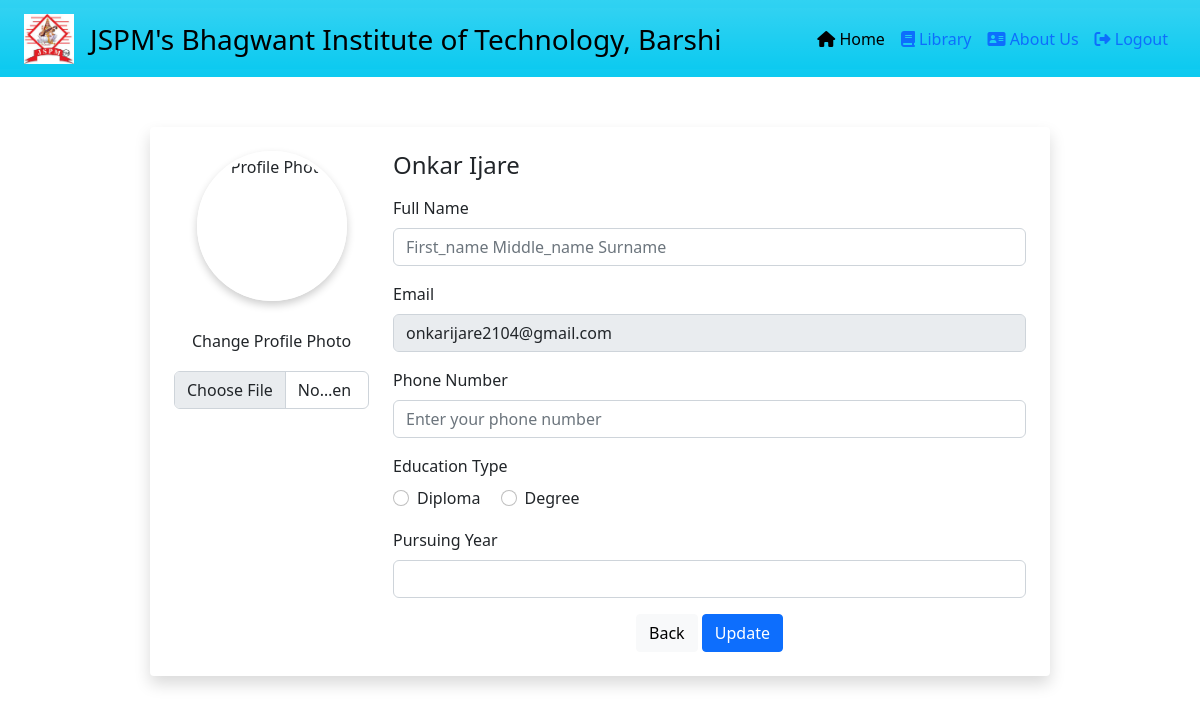
/profile/ (signed in), run on the app's committed database.
### accounts/models.py (models this page shows, shortened)
class User(AbstractBaseUser, PermissionsMixin):
    email = models.EmailField(unique=True)
    first_name = models.CharField(max_length=15, blank=True, default='')
    last_name = models.CharField(max_length=15, blank=True, default='')
    is_active = models.BooleanField(default=True)
    is_superuser = models.BooleanField(default=False)
    is_staff = models.BooleanField(default=False)
    date_joined = models.DateTimeField(default=timezone.now)
    last_login = models.DateTimeField(blank=True, null=True)
    objects = CustomUserManager()
    USERNAME_FIELD = 'email'
    REQUIRED_FIELDS = []
    class Meta:
        verbose_name = 'User'
        verbose_name_plural = 'Users'

### home/views.py (the view, shortened to what this page needs)
# urls.py: path('profile/', student_info, name="student_info"),
@login_required(login_url="/login/")
def student_info(request):
    user = request.user
    first_name = request.user.first_name
    last_name = request.user.last_name
    profile, created = StudentProfile.objects.get_or_create(user=user)
    context = {
        'first_name': first_name,
        'last_name': last_name,
        'full_name': profile.full_name,
        'email': user.email,
        'phone': profile.phone,
        'education_type': profile.education_type,
        'select_branch': profile.select_branch,
        'pursuing_year': profile.pursuing_year,
        'books_obtained': profile.books_obtained,
        'student_image': profile.student_image,
    }
    return render(request, 'homee/profile.html', context)

### home/templates/homee/profile.html (shortened to what this page needs)
{% extends "base.html" %}
{% block start %}
</head>
<body>
  <nav class="navbar sticky-top navbar-expand-lg t bg-info bg-gradient">
    <div class="container-fluid bg-info bg-gradient">
        <div class="navbar-brand">
            <img src="/static/photos/jspm.jpg" alt="Logo" width="50" height="50" class="d-inline-block align-text-top">
        </div>
        <a class="navbar-brand d-block text-center text-md-start" href="https://bitbarshi.edu.in/index.html">
            <span class="d-none d-sm-inline fs-3">JSPM's Bhagwant Institute of Technology, Barshi</span>
          </a>
        <div class="collapse navbar-collapse" id="navbarNav">
            <ul class="navbar-nav ms-auto">
                <li class="nav-item">
                    <a class="nav-link active" aria-current="page" href=" /"><i class="fa-solid fa-house"></i> Home</a>
                </li>
                <li class="nav-item">
                    <a class="nav-link" href="/books/"><i class="fa-solid fa-book"></i> Library</a>
                </li>
                <li class="nav-item">
                    <a class="nav-link" href="https://bitbarshi.edu.in/trust/index.html"><i class="fa-solid fa-address-card"></i> About Us</a>
                </li>
                {% if request.user.is_authenticated %}
                    <li class="nav-item">
                        <a class="nav-link" href="/logout/"><i class="fa-solid fa-right-from-bracket"></i> Logout </a>
                    </li>
                {% endif %}
            </ul>
        </div>
    </div>
</nav>
  <div class="container profile-container bg-white p-4 rounded shadow">
    <form method="post" enctype="multipart/form-data">
    <div class="row">
      <div class="col-md-3 text-center">
        <div class="d-flex flex-column align-items-center">
          <img src="/media/{{ student_image }}" class="profile-photo" id="profilePhotoPreview" alt="Profile Photo">
          <label for="profilePhoto" class="form-label mt-2">Change Profile Photo</label>
          <input type="file" class="form-control" id="profilePhoto" name="student_image" onchange="previewProfilePhoto(event)">
        </div>
      </div>
      <div class="col-md-9">
        <h4 class="mb-3">{{ first_name }} {{last_name}}</h4>
          <div class="mb-3">
            <label for="fullName" class="form-label">Full Name</label>
            <input type="text" class="form-control" id="fullName" placeholder="First_name Middle_name Surname" name="full_name" required>
          </div>
          <div class="mb-3">
            <label for="email" class="form-label">Email</label>
            <input type="email" class="form-control" id="email" placeholder="Enter your email" name="email" value="{{ email }}" readonly>
        </div>
          <div class="mb-3">
            <label for="phone" class="form-label">Phone Number</label>
            <input type="tel" class="form-control" id="phone" placeholder="Enter your phone number" name="phone" required>
          </div>
          <div class="mb-3">
            <label class="form-label">Education Type</label><br>
            <div class="form-check form-check-inline">
              <input class="form-check-input" type="radio" name="education_type" id="diploma" value="diploma" onclick="toggleBranches()">
              <label class="form-check-label" for="diploma">Diploma</label>
            </div>
            <div class="form-check form-check-inline">
              <input class="form-check-input" type="radio" name="education_type" id="degree" value="degree" onclick="toggleBranches()">
              <label class="form-check-label" for="degree">Degree</label>
            </div>
          </div>
          <div class="mb-3">
            <label for="pursuingYear" class="form-label">Pursuing Year</label>
            <input type="number" class="form-control" id="pursuingYear" min="1" max="4" name="pursuing_year" required>
          </div>
          <div class="text-center">
            <a href="/myprofile/" class="btn btn-light">Back</a>
            <a href="/myprofile/" class="btn btn-primary">Update</a>
          </div>
        </form>
      </div>
</body>
{% endblock %}

### home/templates/homee/profile.html (style rules this page uses)
body { background-image: url('https://cdn.pixabay.com/photo/2017/08/07/03/22/books-2599241_1280.jpg'); }
.profile-photo { width: 150px; height: 150px; object-fit: cover; border-radius: 50%; margin-bottom: 20px; box-shadow: 0px 4px 8px rgba(0, 0, 0, 0.2); border: 4px solid #fff; }
.profile-container { max-width: 900px; margin: 50px auto; padding: 20px; background-color: #f8f9fa; border-radius: 10px; box-shadow: 0 8px 16px rgba(0, 0, 0, 0.1); }
#profilePhoto { margin-top: 10px; }
.form-control { border-radius: 6px; }

### data on the page
User: first_name "Onkar", last_name "Ijare", email "onkarijare2104@gmail.com"
